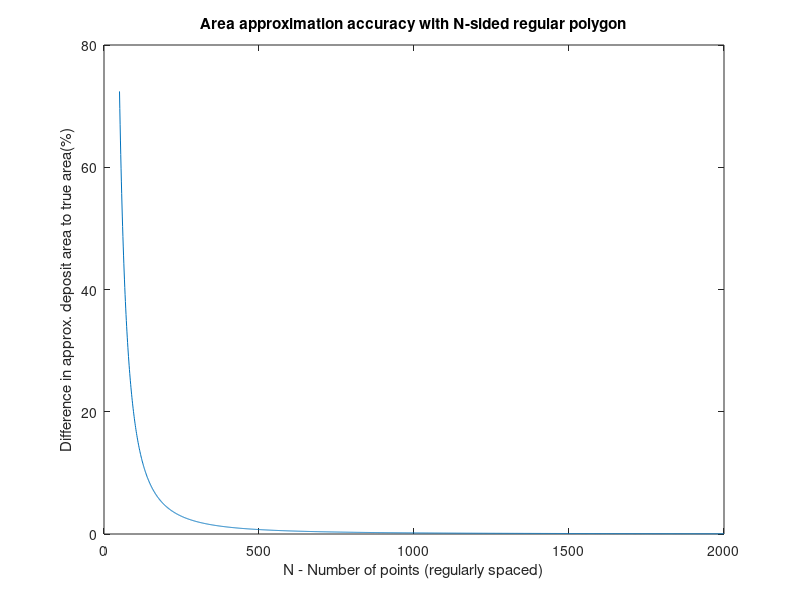

Reproduce this figure in MATLAB.
n_max = 2000; %Number of points on the circle, regularly spaced (worst case at set speed)
n_start = 50;
d = 762; %diamater of pipe, mm
t = 0.69;% mm uniform deposit thickness
r = d/2;

per_error = zeros(n_max - n_start, 3); %number or sides, %error
for n = n_start:n_max
    
    error = pi*r^2 - (1/2)*n*r^2*sin(2*pi/n); %error difference of area of a circle
    approx_dep = pi*r^2 - (1/2)*n*(r-t)^2*sin(2*pi/n); %area of interpolated deposit thickness
    true_dep = pi*(r^2 - (r - t)^2);%area of true deposit thickness
    per_error(n - n_start + 1,:) = [n, 100*(approx_dep - true_dep)/true_dep, error];
    
end


plot(per_error(:,1), per_error(:,2))
title('Area approximation accuracy with N-sided regular polygon')
xlabel('N - Number of points (regularly spaced)')
ylabel('Difference in approx. deposit area to true area(%)')